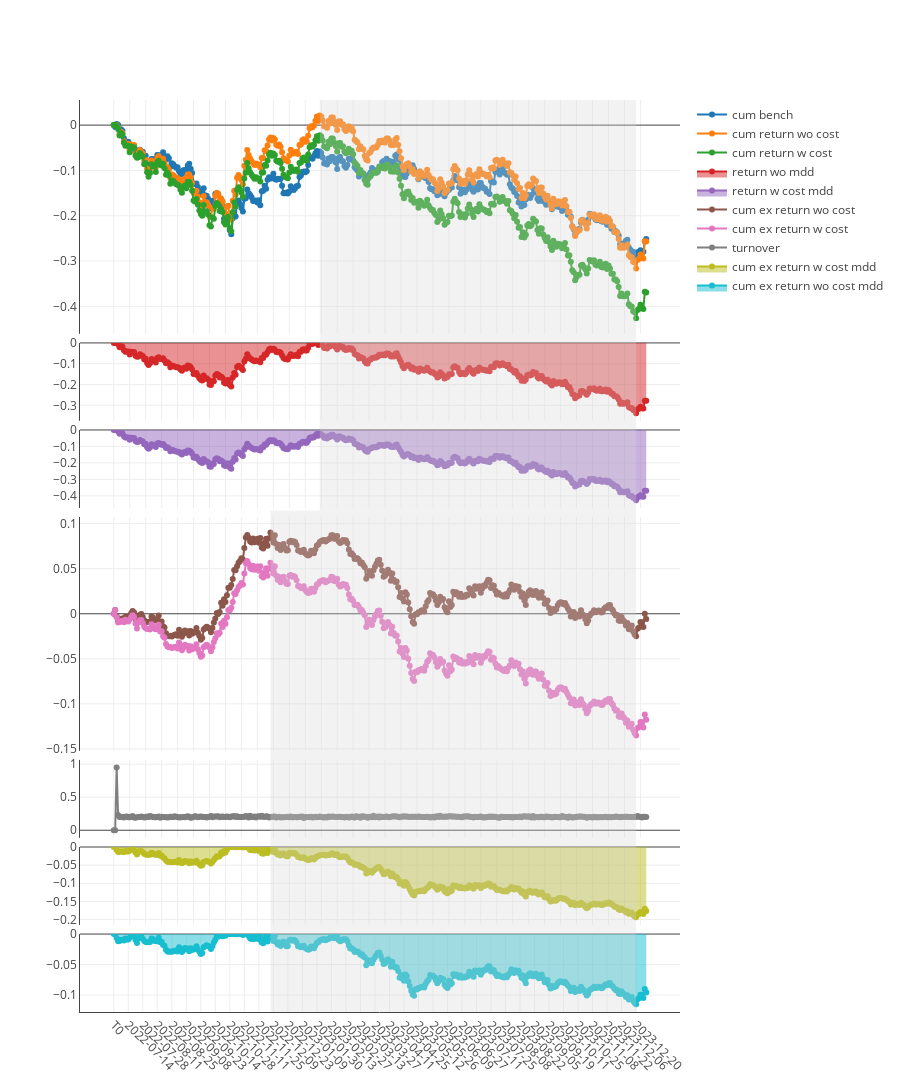

The notebook cell saved with this chart:
### Code cell
import pickle

file_path = f'out/backtests/{ex_num}/rl/0-graph.pkl'

with open(file_path, 'rb') as file:
    chart = pickle.load(file)
chart.show()

### Figure 1 — Plotly figure (JSON) as saved in the notebook; plotly's stock layout.template omitted (floating-point values rounded to 4 significant figures; data arrays with more than 128 entries replaced by an {"elided": "..."} marker saying what was removed)
{"data": [{"mode": "lines+markers", "name": "cum bench", "type": "scatter", "x": {"elided": "368 str values"}, "xaxis": "x", "y": {"elided": "368 float values"}, "yaxis": "y"}, {"mode": "lines+markers", "name": "cum return wo cost", "type": "scatter", "x": {"elided": "368 str values"}, "xaxis": "x", "y": {"elided": "368 float values"}, "yaxis": "y"}, {"mode": "lines+markers", "name": "cum return w cost", "type": "scatter", "x": {"elided": "368 str values"}, "xaxis": "x", "y": {"elided": "368 float values"}, "yaxis": "y"}, {"fill": "tozeroy", "mode": "lines+markers", "name": "return wo mdd", "type": "scatter", "x": {"elided": "368 str values"}, "xaxis": "x2", "y": {"elided": "368 float values"}, "yaxis": "y2"}, {"fill": "tozeroy", "mode": "lines+markers", "name": "return w cost mdd", "type": "scatter", "x": {"elided": "368 str values"}, "xaxis": "x3", "y": {"elided": "368 float values"}, "yaxis": "y3"}, {"mode": "lines+markers", "name": "cum ex return wo cost", "type": "scatter", "x": {"elided": "368 str values"}, "xaxis": "x4", "y": {"elided": "368 float values"}, "yaxis": "y4"}, {"mode": "lines+markers", "name": "cum ex return w cost", "type": "scatter", "x": {"elided": "368 str values"}, "xaxis": "x4", "y": {"elided": "368 float values"}, "yaxis": "y4"}, {"mode": "lines+markers", "name": "turnover", "type": "scatter", "x": {"elided": "368 str values"}, "xaxis": "x5", "y": {"elided": "368 float values"}, "yaxis": "y5"}, {"fill": "tozeroy", "mode": "lines+markers", "name": "cum ex return w cost mdd", "type": "scatter", "x": {"elided": "368 str values"}, "xaxis": "x6", "y": {"elided": "368 float values"}, "yaxis": "y6"}, {"fill": "tozeroy", "mode": "lines+markers", "name": "cum ex return wo cost mdd", "type": "scatter", "x": {"elided": "368 str values"}, "xaxis": "x7", "y": {"elided": "368 float values"}, "yaxis": "y7"}], "layout": {"height": 1200, "shapes": [{"fillcolor": "#d3d3d3", "line": {"width": 0}, "opacity": 0.3, "type": "rect", "x0": "2023-02-01", "x1": "2023-12-20", "xref": "x", "y0": 0.55, "y1": 1, "yref": "paper"}, {"fillcolor": "#d3d3d3", "line": {"width": 0}, "opacity": 0.3, "type": "rect", "x0": "2022-12-07", "x1": "2023-12-20", "xref": "x", "y0": 0, "y1": 0.55, "yref": "paper"}], "title": {"text": " "}, "xaxis": {"anchor": "y", "domain": [0, 1], "matches": "x7", "showline": false, "showticklabels": false, "tickangle": 45, "type": "category"}, "xaxis2": {"anchor": "y2", "domain": [0, 1], "matches": "x7", "showline": false, "showticklabels": false, "tickangle": 45, "type": "category"}, "xaxis3": {"anchor": "y3", "domain": [0, 1], "matches": "x7", "showline": false, "showticklabels": false, "tickangle": 45, "type": "category"}, "xaxis4": {"anchor": "y4", "domain": [0, 1], "matches": "x7", "showline": false, "showticklabels": false, "tickangle": 45, "type": "category"}, "xaxis5": {"anchor": "y5", "domain": [0, 1], "matches": "x7", "showline": false, "showticklabels": false, "tickangle": 45, "type": "category"}, "xaxis6": {"anchor": "y6", "domain": [0, 1], "matches": "x7", "showline": false, "showticklabels": false, "tickangle": 45, "type": "category"}, "xaxis7": {"anchor": "y7", "domain": [0, 1], "showline": true, "tickangle": 45, "type": "category"}, "yaxis": {"anchor": "x", "domain": [0.7436, 1], "showline": true, "showticklabels": true, "zeroline": true}, "yaxis2": {"anchor": "x2", "domain": [0.6482, 0.7336], "showline": true, "showticklabels": true, "zeroline": true}, "yaxis3": {"anchor": "x3", "domain": [0.5527, 0.6382], "showline": true, "showticklabels": true, "zeroline": true}, "yaxis4": {"anchor": "x4", "domain": [0.2864, 0.5427], "showline": true, "showticklabels": true, "zeroline": true}, "yaxis5": {"anchor": "x5", "domain": [0.1909, 0.2764], "showline": true, "showticklabels": true, "zeroline": true}, "yaxis6": {"anchor": "x6", "domain": [0.09545, 0.1809], "showline": true, "showticklabels": true, "zeroline": true}, "yaxis7": {"anchor": "x7", "domain": [0, 0.08545], "showline": true, "showticklabels": true, "zeroline": true}}}
